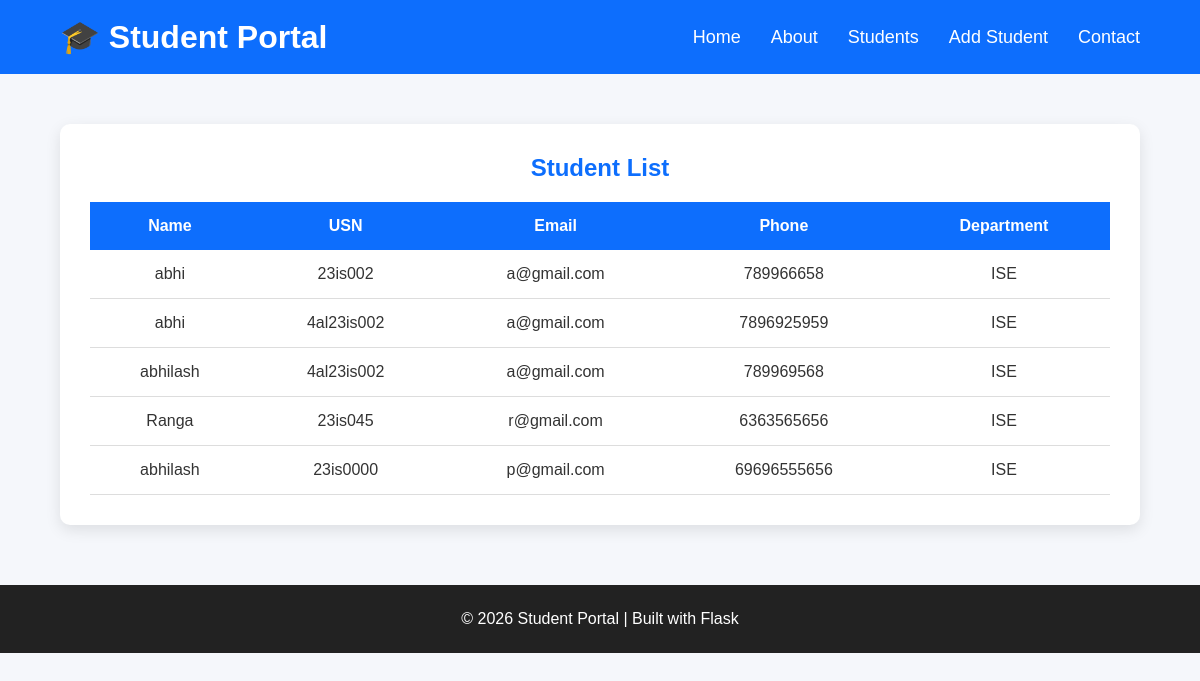
Before: /students with the older database file.
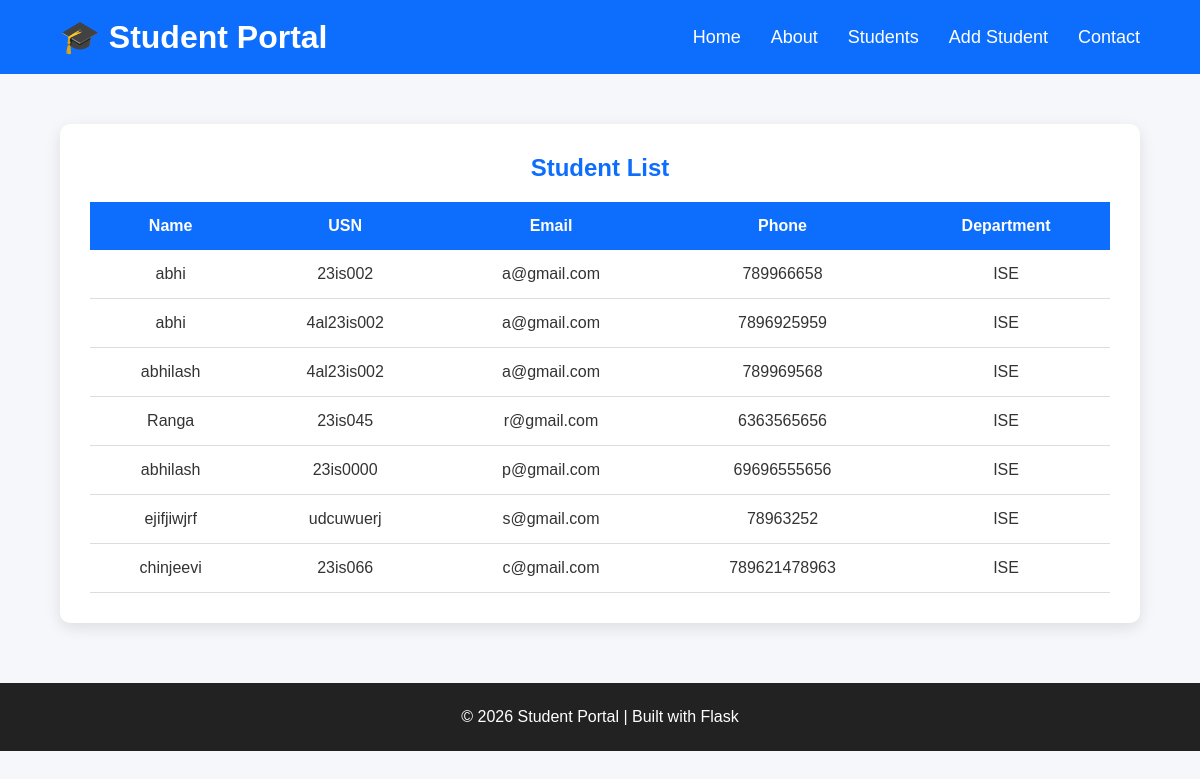
After: the same page with the newer database file.
### tables this page shows
CREATE TABLE students(

        id INTEGER PRIMARY KEY AUTOINCREMENT,

        name TEXT NOT NULL,

        usn TEXT NOT NULL,

        email TEXT NOT NULL,

        phone TEXT NOT NULL,

        department TEXT NOT NULL

    );

### app.py (the view)
@app.route("/students")
def student_list():
    students = get_students()
    return render_template(
        "students.html",
        students=students
    )

### database.py (called while the page is built)
def connect_db():
    connection = sqlite3.connect("students.db")
    return connection

def get_students():
    connection = connect_db()
    cursor = connection.cursor()
    cursor.execute("SELECT * FROM students")
    students = cursor.fetchall()
    connection.close()
    return students

### templates/students.html
{% extends "base.html" %}
{% block content %}
<section class="student-section">
    <div class="student-container">
        <h2>Student List</h2>
        <table>
            <thead>
                <tr>
                    <th>Name</th>
                    <th>USN</th>
                    <th>Email</th>
                    <th>Phone</th>
                    <th>Department</th>
                </tr>
            </thead>
            <tbody>
                {% for student in students %}
                <tr>
                    <td>{{ student[1] }}</td>
                    <td>{{ student[2] }}</td>
                    <td>{{ student[3] }}</td>
                    <td>{{ student[4] }}</td>
                    <td>{{ student[5] }}</td>
                </tr>
                {% endfor %}
            </tbody>
        </table>
    </div>
</section>
{% endblock %}

### templates/base.html (shortened to what this page needs)
<!DOCTYPE html>
<html lang="en">
<head>
    <link rel="stylesheet" href="{{ url_for('static', filename='css/style.css') }}">
</head>
<body>
    <header>
        <div class="container">
            <div class="logo">
                <h1>🎓 Student Portal</h1>
            </div>
            <nav>
                <ul>
                    <li><a href="/">Home</a></li>
                    <li><a href="/about">About</a></li>
                    <li><a href="/students">Students</a></li>
                    <li><a href="/add-student">Add Student</a></li>
                    <li><a href="/contact">Contact</a></li>
                </ul>
            </nav>
        </div>
    </header>
    <main>
        {% block content %}
        {% endblock %}
    </main>
    <footer>
        <p>© 2026 Student Portal | Built with Flask </p>
    </footer>
</body>
</html>

### static/css/style.css (style rules this page uses)
* { margin:0; padding:0; box-sizing:border-box; }
body { font-family:Arial, Helvetica, sans-serif; background:#f5f7fb; color:#333; }
header { background:#0d6efd; color:white; padding:18px 0; }
.container { width:90%; margin:auto; display:flex; justify-content:space-between; align-items:center; }
.logo h1 { font-size:32px; }
nav ul { list-style:none; display:flex; gap:30px; }
nav a { color:white; text-decoration:none; font-size:18px; transition:.3s; }
footer { background:#222; color:white; text-align:center; padding:25px; margin-top:60px; }
.student-section { width:90%; margin:50px auto; }
.student-container { background:white; padding:30px; border-radius:10px; box-shadow:0 5px 15px rgba(0,0,0,0.1); }
.student-container h2 { text-align:center; color:#0d6efd; margin-bottom:20px; }
table { width:100%; border-collapse:collapse; }
th { background:#0d6efd; color:white; padding:15px; }
td { padding:15px; text-align:center; border-bottom:1px solid #ddd; }

Changed rows visible on the page:
added students: name "ejifjiwjrf", usn "udcuwuerj", email "s@gmail.com", phone "78963252", department "ISE"
added students: name "chinjeevi", usn "23is066", email "c@gmail.com", phone "789621478963", department "ISE"
